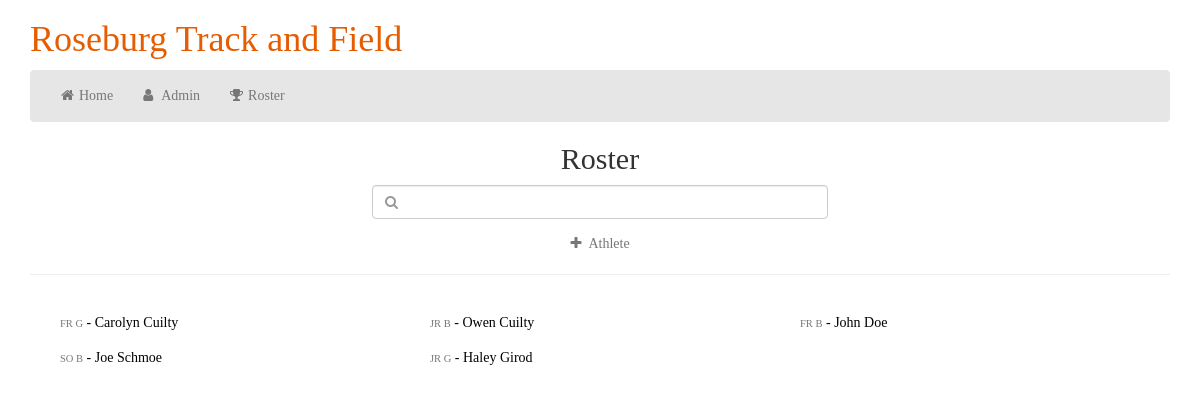
The app's page /track/athletes/, older data.
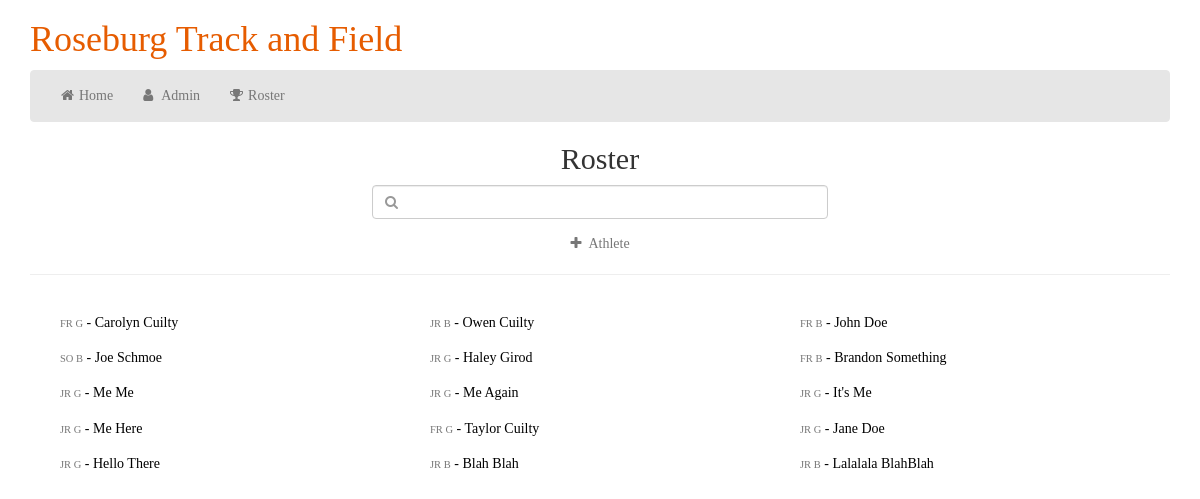
The same page, newer data.
### track/models.py (models this page shows, shortened)
class Athlete(models.Model):
	FRESHMAN = 'FR'
	SOPHOMORE = 'SO'
	JUNIOR = 'JR'
	SENIOR = 'SR'
	CHOICES = (
		(FRESHMAN, 'Freshman'),
		(SOPHOMORE, 'Sophomore'),
		(JUNIOR, 'Junior'),
		(SENIOR, 'Senior'),
	)
	BOY = 'B'
	GIRL = 'G'
	OPTIONS = (
		(BOY, 'Boy'),
		(GIRL, 'Girl'),
	)
	gender = models.CharField(max_length=1, choices=OPTIONS, null=False)
	year = models.CharField(max_length=2, choices=CHOICES, default=FRESHMAN)
	first_name = models.CharField(max_length=20, null=False)
	last_name = models.CharField(max_length=20, null=False)
	class Meta:
		unique_together = ('first_name', 'last_name')

### track/views.py (the view)
def AthleteList(request):
	if 'search_term' in request.GET:
		results = Athlete.objects.filter(
				Q(last_name__icontains=request.GET['search_term']) |
				Q(first_name__icontains=request.GET['search_term']))
		if len(results) == 1:
			url = reverse('track:athlete_profile', args=(results[0].id,))
			return redirect(url)
		else:
			return render(request, 'track/athlete_list.html', { 'athletes' : results })
	else:
		all = Athlete.objects.all()
		return render(request, 'track/athlete_list.html', { 'athletes' : all })

### track/templates/track/athlete_list.html (shortened to what this page needs)
{% load staticfiles %}
<!DOCTYPE html>
  <html>
    <head>
      <link rel="stylesheet"
      href="http://maxcdn.bootstrapcdn.com/bootstrap/3.2.0/css/bootstrap.min.css">
      <link rel="stylesheet"
      href="//maxcdn.bootstrapcdn.com/font-awesome/4.2.0/css/font-awesome.min.css">
      <link rel="stylesheet" type="text/css" href="{% static 'track/base.css' %}" />
      <link rel="stylesheet" type="text/css" href="{% static 'track/profile.css' %}" />
    </head>
  <body>
    <div class="container">
  	  <h1>Roseburg Track and Field</h1>
      <nav class="navbar navbar-default" role="navigation">
        <div class="container-fluid">
          <div>
            <ul class="nav navbar-nav">
              <li><a href="{% url 'track:index' %}"><i class="fa fa-home fa-fw"></i>Home</a></li>
              <li><a href="{% url 'admin:index' %}"><i class="fa fa-user fa-fw"></i>Admin</a></li>
              <li><a href="{% url 'track:athlete_list' %}"><i class="fa fa-trophy fa-fw"></i>Roster</a></li>
            </ul>
          </div>
        </div>
      </nav>
      <h2 class="text-center">Roster</h2>
      <form role="form" action="/track/athletes/" method="GET">
        <div class="form-group">
          <input type="text" class="form-control" name="search_term"
          placeholder="&#xf002;">
        </div>
      </form>
      <p class="text-center">
        <a id="add" href="{% url 'track:athlete_create_form' %}">
          <i class="fa fa-plus fa-fw"></i>Athlete
        </a>
      </p>
      <hr>
      <div class="container-fluid">
        {% if athletes %}
          {% for a in athletes %}
            <div class="col-md-4">
              <ul class="list-unstyled">
                <li>
                  <h5><small>{{ a.year }} {{ a.gender }}</small>
                  <a href="{% url 'track:athlete_profile' a.id %}"> - {{a.first_name}} {{a.last_name}}</a></h5>
                </li>
              </ul>
            </div>
          {% endfor %}
        {% else %}
          <p class="text-center"> No Results </p>
        {% endif %}
      </div>
    </div>
  </body>
</html>

### track/static/track/base.css (style rules this page uses)
h1 { color: #E65C00; font-family: 'Libre Baskerville', serif; }
h2 { font-family: 'Libre Baskerville', serif; }
p { font-family: 'Libre Baskerville', serif; }
.navbar-default { background-color: #E6E6E6; border-color: #E6E6E6; }
li { color: #000000; font-family: 'Libre Baskerville', serif; }
.col-md-4 { top: 10px; }
.form-control { position: relative; margin-left: auto; margin-right: auto; width: 40% }
a:link { color: #000000; text-decoration: none; }
i { padding-right: 10px; }
input { font-family: FontAwesome; }

### track/static/track/profile.css (style rules this page uses)
#add { color: #777; }

Row changes from the older to the newer data that the page shows:
added Athlete: year "FR", gender "B", first_name "Brandon", last_name "Something"
added Athlete: year "JR", gender "G", first_name "Me", last_name "Me"
added Athlete: year "JR", gender "G", first_name "Me", last_name "Again"
added Athlete: year "JR", gender "G", first_name "It's", last_name "Me"
added Athlete: year "JR", gender "G", first_name "Me", last_name "Here"
added Athlete: year "FR", gender "G", first_name "Taylor", last_name "Cuilty"
added Athlete: year "JR", gender "G", first_name "Jane", last_name "Doe"
added Athlete: year "JR", gender "G", first_name "Hello", last_name "There"
added Athlete: year "JR", gender "B", first_name "Blah", last_name "Blah"
added Athlete: year "JR", gender "B", first_name "Lalalala", last_name "BlahBlah"
